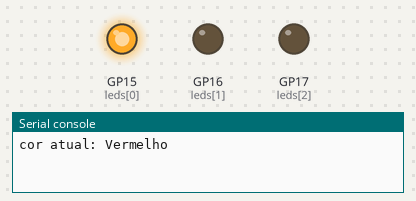
A program run on a simulated Raspberry Pi Pico running MicroPython. Shown: output pins drawn as LEDs (lit = HIGH), the last lines printed to the serial console.

Above: at 0.2 s.
At 1.2 s:
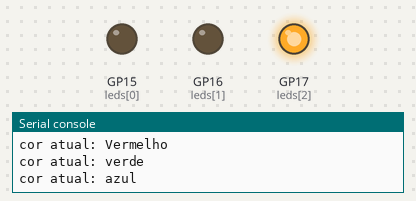
At 3.2 s:
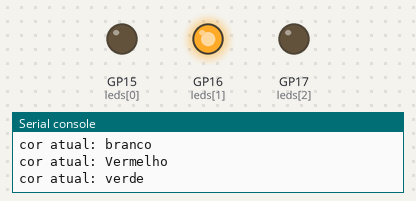
At 4.5 s:
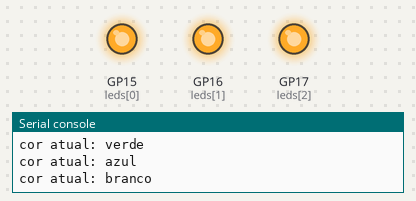
Timing chart, 0 to 5.8 s (numbered marks = the images above):
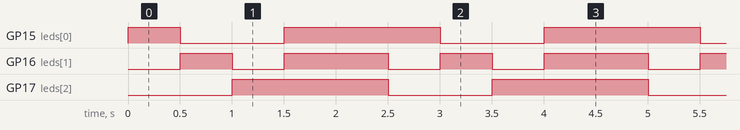

The program:

AULA-LED-RGB.py
```python
from machine import Pin
from utime import sleep

# Configura os pinos 15 (R), 16 (G) e 17 (B)
leds = [Pin(i, Pin.OUT) for i in (15, 16, 17)]

# Estrutura: (Vermelho, Verde, Azul, Tempo de Espera)
sequencia = [
    (1, 0, 0, 0.5, "Vermelho"), # Vermelho aceso por 0.5s
    (0, 1, 0, 0.5, "verde"), # Verde aceso por 0.5s
    (0, 0, 1, 0.5, "azul"), # Azul aceso por 0.5s
    (1, 1, 1, 1.0, "branco")  # Branco (todos) por 1s
]

while True:
    for s in sequencia:
        cor_atual = s[4]
        print(f"cor atual:", cor_atual)
        # range(3) para percorrer os índices 0, 1 e 2 (R, G, B)
        for i in range(3):
            leds[i].value(s[i])

        # O tempo de espera é o quarto item da tupla (índice 3)
        sleep(s[3])
```

Measured:
- by itself, GP15 (leds[0]): repeats every 2.5 s: LOW 1.0 s, HIGH 1.5 s
- by itself, GP16 (leds[1]): repeats every 2.5 s: LOW 0.50 s, HIGH 1.0 s, LOW 0.50 s, HIGH 0.50 s
- by itself, GP17 (leds[2]): alternates HIGH for 1.5 s and LOW for 1.0 s
